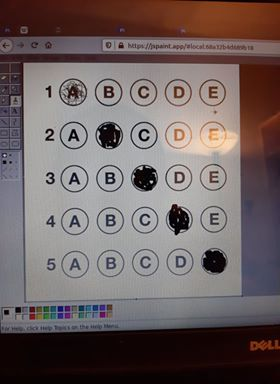
#> input picture images/sample.jpg, 280 x 384 px
$ python test_grader.py --image images/sample.jpg
#> lines starting #> are read from the running program, lines starting #| are printed output that depends on the picture; after the words box and inside, x2 and y2 are one past the last pixel; in counts of white or black regions, pixels touching at a corner belong together
from imutils.perspective import four_point_transform
from imutils import contours
import numpy as np
import argparse
import imutils
import cv2

ap = argparse.ArgumentParser()
ap.add_argument("-i" , "--image", required=True, help="path to the input image")
args = vars(ap.parse_args())

# The answer key of the our set
ANSWER_KEY = {0: 1, 1: 4, 2: 0, 3: 3, 4: 1}

image = cv2.imread(args["image"])
#> image is the input picture: shape (384, 280, 3); mean B, G, R 98, 98.4, 110.8
gray = cv2.cvtColor(image, cv2.COLOR_BGR2GRAY)
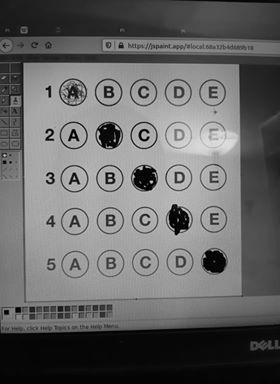
#> gray: shape (384, 280); min 0, max 228, mean 102
blurred = cv2.GaussianBlur(gray, (5,5),0)
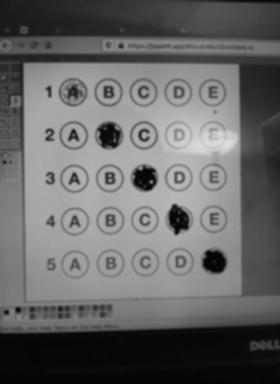
#> blurred: shape (384, 280); min 4, max 219, mean 102
edged = cv2.Canny(blurred, 75, 200)
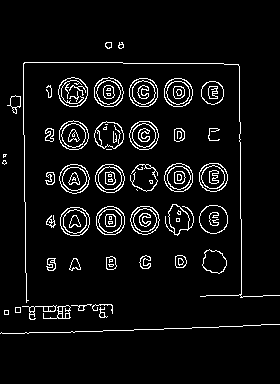
#> edged: shape (384, 280); 5.8% white in thin lines or dots, all inside (x1, y1, x2, y2) = (0, 42, 280, 334)

# contours for the paper's edges
cnts = cv2.findContours(edged.copy(), cv2.RETR_EXTERNAL, cv2.CHAIN_APPROX_SIMPLE)
#> cnts = 47 contours, 12 with area under 20; largest, box (x1, y1, x2, y2) and area: (59, 164, 90, 194) 676, (59, 120, 89, 150) 670, (60, 207, 90, 236) 669, (58, 77, 88, 107) 668, (94, 77, 124, 107) 668
cnts = imutils.grab_contours(cnts)
docCnt = None

# to ensure that at least one contour was found
if len(cnts) > 0:
    cnts = sorted(cnts, key=cv2.contourArea, reverse=True)
    # loop over sorted contours
    for c in cnts:

        peri = cv2.arcLength(c, True)
        approx = cv2.approxPolyDP(c, 0.02 * peri, True)
        # if len(approx) == 4, we can say that we have found the paper
        if (len(approx) == 4):
            docCnt = approx
            break
#> this loop made 35 passes
#> (peri, docCnt) on pass 35: (20, [[15, 307], [15, 312], [20, 312], [20, 307]])
#> peri on passes 1 to 6: 98.08, 97.25, 96.43, 96.67, 97.25, 95.25


paper = four_point_transform(image, docCnt.reshape(4, 2))
warped = four_point_transform(gray, docCnt.reshape(4, 2))
#> warped = [[69, 32, 28, 29, 41], [51, 2, 3, 5, 24], [49, 6, 11, 11, 17], [51, 3, 5, 7, 14], [80, 33, 43, 45, 53]]

# # binarization/ thresholding the foreground from background
thresh = cv2.threshold(warped, 0, 255, cv2.THRESH_BINARY_INV | cv2.THRESH_OTSU)[1]
#> thresh = [[0, 0, 255, 255, 0], [0, 255, 255, 255, 255], [0, 255, 255, 255, 255], [0, 255, 255, 255, 255], [0, 0, 0, 0, 0]]

# find contours in the threshold image
cnts = cv2.findContours(thresh.copy(), cv2.RETR_EXTERNAL, cv2.CHAIN_APPROX_SIMPLE)
#> cnts = 1 contour, all with area under 20
cnts = imutils.grab_contours(cnts)
#> cnts = 1 item
questionCnts = []

for c in cnts:
    	# compute the bounding box of the contour to derive the aspect ratio
        (x, y, w, h) = cv2.boundingRect(c)
        ar = w / float(h)

        # adjust the size for the label the contour
        if (w >= 20 and h >= 20 and ar >= 0.9 and ar <= 1.1):
            questionCnts.append(c)
#> this loop made 1 pass
#> (x, y, w, h, ar) on pass 1: (1, 0, 4, 4, 1)
#> after the loop, questionCnts = []

# sort question contours from top-to-bottom
#> (the run stopped early here; a loop or call above may not have finished)
